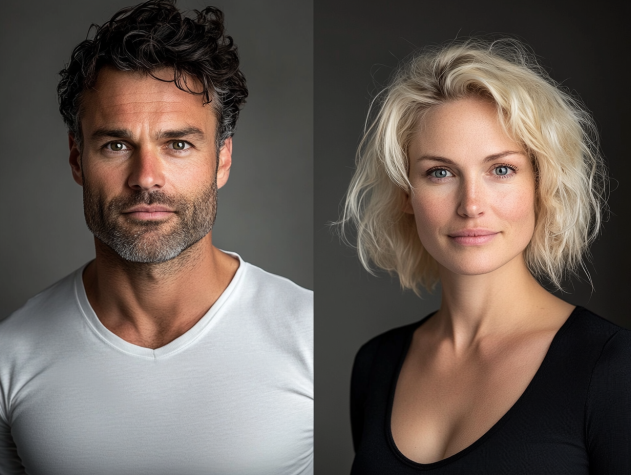
#> input picture labbs/obid/lab3/assets/ManWoman.png, 631 x 475 px
$ python section11.py   (older library calls are emulated)
#> lines starting #> are read from the running program, lines starting #| are printed output that depends on the picture; after the words box and inside, x2 and y2 are one past the last pixel; in counts of white or black regions, pixels touching at a corner belong together
"""Lab 3, Section 11: morphological object counting and edge detection."""

from pathlib import Path

import cv2
import matplotlib.pyplot as plt
import numpy as np


lab_folder = Path(__file__).resolve().parent.parent

# Q11.1: draw three separate objects and four isolated pixels.
binary = np.zeros((180, 260), dtype=np.uint8)
cv2.circle(binary, (45, 58), 22, 255, thickness=-1)
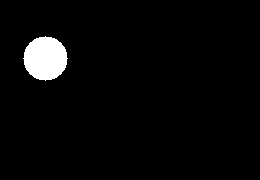
#> binary: shape (180, 260); 3.2% white; 1 white region, box (x1, y1, x2, y2) and area: (23, 36, 68, 81) 1517
cv2.rectangle(binary, (98, 34), (145, 85), 255, thickness=-1)
triangle = np.array([(185, 87), (228, 87), (208, 28)], dtype=np.int32)
cv2.fillPoly(binary, [triangle], 255)
#> binary: shape (180, 260); 11.5% white; 3 white regions, box (x1, y1, x2, y2) and area: (98, 34, 146, 86) 2496, (23, 36, 68, 81) 1517, (185, 28, 229, 88) 1350
for x, y in [(18, 135), (80, 145), (160, 144), (243, 150)]:
    binary[y, x] = 255

cross_kernel = np.array([
    [0, 1, 0],
    [1, 1, 1],
    [0, 1, 0],
], dtype=np.uint8)
disk_kernel = cv2.getStructuringElement(cv2.MORPH_ELLIPSE, (5, 5))

opened = cv2.morphologyEx(binary, cv2.MORPH_OPEN, cross_kernel)
cleaned = cv2.morphologyEx(opened, cv2.MORPH_CLOSE, disk_kernel)
before, _ = cv2.connectedComponents(binary, connectivity=8)
n, labels, stats, centroids = cv2.connectedComponentsWithStats(
    cleaned, connectivity=8
)
object_count = n - 1  # Label zero is the background.

# Check an interior pixel of each known shape for a separate foreground label.
shape_labels = {labels[58, 45], labels[60, 121], labels[67, 208]}
shapes_preserved = len(shape_labels) == 3 and 0 not in shape_labels
print(f"Foreground components before filtering: {before - 1}")
print(f"Foreground components after filtering: {object_count}")
print(f"Circle, rectangle and triangle preserved as separate objects: {shapes_preserved}")

# Q11.2: compare dilation minus erosion with Sobel magnitude.
image_path = lab_folder / "assets" / "ManWoman.png"
gray = cv2.imread(str(image_path), cv2.IMREAD_GRAYSCALE)
#> gray: shape (475, 631); min 0, max 251, mean 94.8
if gray is None:
    raise FileNotFoundError(f"Could not read {image_path}")

dilated = cv2.dilate(gray, cross_kernel)
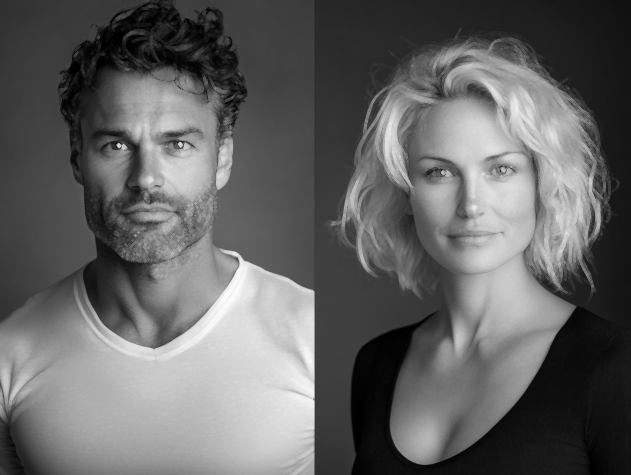
#> dilated: shape (475, 631); min 0, max 251, mean 99.9
eroded = cv2.erode(gray, cross_kernel)
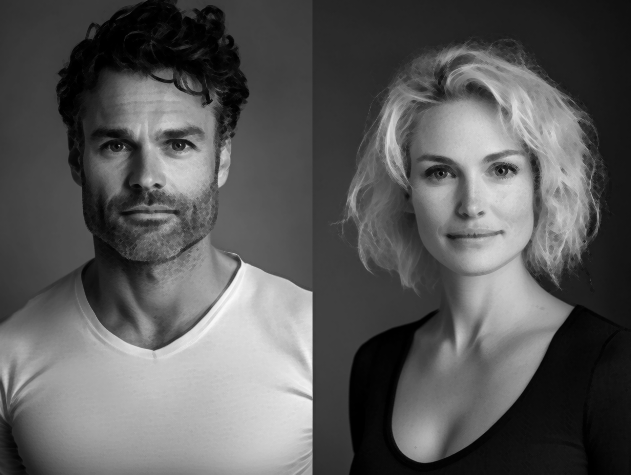
#> eroded: shape (475, 631); min 0, max 249, mean 89.8
morph_gradient = cv2.subtract(dilated, eroded)
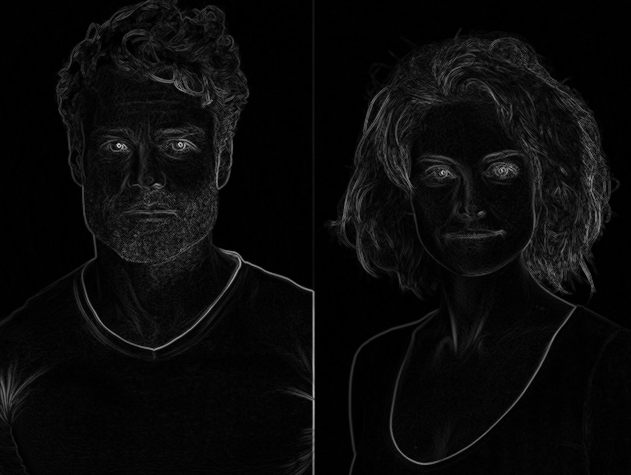
#> morph_gradient: shape (475, 631); min 0, max 210, mean 10.1

gx = cv2.Sobel(gray, cv2.CV_64F, 1, 0, ksize=3)
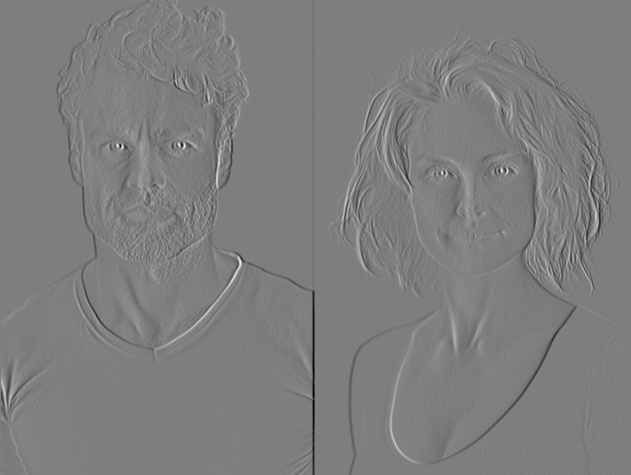
#> gx: shape (475, 631) float64; min -750, max 762, mean -0.6; drawn with min black and max white
gy = cv2.Sobel(gray, cv2.CV_64F, 0, 1, ksize=3)
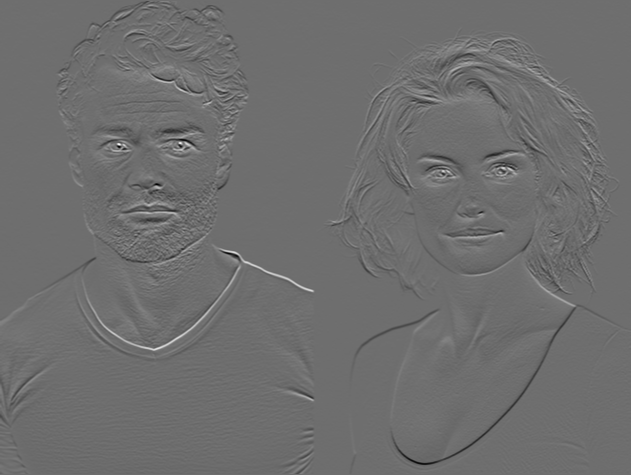
#> gy: shape (475, 631) float64; min -549, max 717, mean 0.4; drawn with min black and max white
sobel_gradient = np.sqrt(gx**2 + gy**2)
sobel_display = cv2.normalize(sobel_gradient, None, 0, 255, cv2.NORM_MINMAX)

fig, axes = plt.subplots(2, 3, figsize=(9, 4.9), layout="constrained")
panels = [
    (binary, "Original binary image"),
    (cleaned, "After opening and closing"),
    (cleaned, "Detected objects"),
    (gray, "Original grayscale"),
    (morph_gradient, "Morphological gradient\nRaw difference (0–255)"),
    (sobel_display, "Sobel gradient magnitude\nNormalized display (0–255)"),
]
for ax, (pixels, title) in zip(axes.flat, panels):
    ax.imshow(pixels, cmap="gray", vmin=0, vmax=255, interpolation="nearest")
    ax.set_title(title)
    ax.axis("off")
#> this loop made 6 passes
#> title on passes 1 to 4: 'Original binary image', 'After opening and closing', 'Detected objects', 'Original grayscale'

for label, (x, y) in enumerate(centroids[1:], start=1):
    axes[0, 2].text(x, y, str(label), ha="center", va="center",
                    color="black", fontweight="bold")

figure_path = lab_folder / "figures" / "section11_morphology.png"
fig.savefig(figure_path, dpi=180)
print(f"Saved {figure_path.name}")
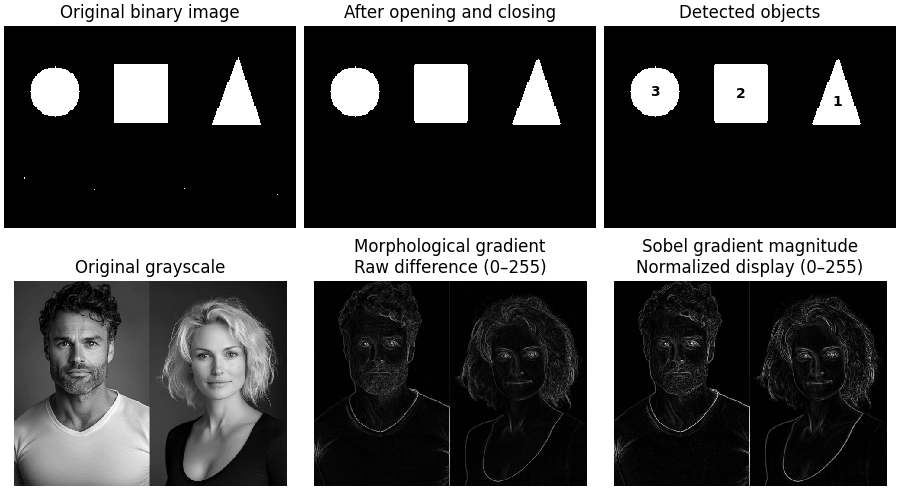
#> figure drawn by matplotlib, 6 panels
